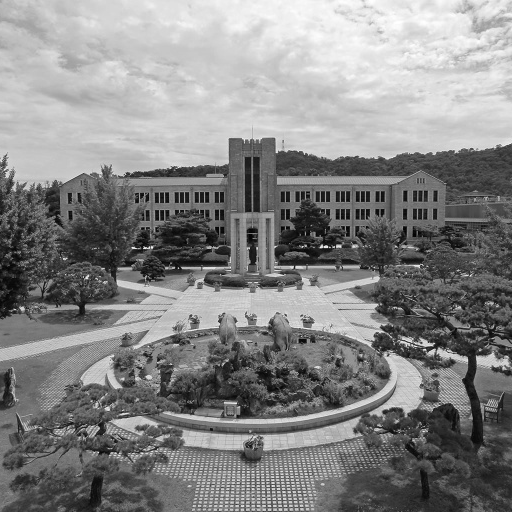
#> input picture 과제3/dgu_gray.png, 512 x 512 px
$ python assignment3.py
#> lines starting #> are read from the running program, lines starting #| are printed output that depends on the picture
import numpy as np
import cv2

image = cv2.imread('dgu_gray.png')
#> image is the input picture: shape (512, 512, 3); min 1, max 255, mean 133.5
gray_image = cv2.cvtColor(image, cv2.COLOR_BGR2GRAY)
n, m = gray_image.shape
#> n = 512; m = 512

# Sobel 필터 정의
Gx = np.array([[-1, 0, 1],
               [-2, 0, 2],
               [-1, 0, 1]])
Gy = np.array([[-1, -2, -1],
               [0, 0, 0], [1, 2, 1]])

# 필터 적용 및 sobel edge 적용
edge_image = np.zeros((n-2, m-2)) # 빈 numpy 배열 생성
for row in range(1, n-1):
    for col in range(1, m-1):
        input_pixels = gray_image[row-1:row+2, col-1:col+2] # 현 픽셀 기준 3x3 픽셀 선택해 필터 적용
        Ix = (np.sum(Gx * input_pixels)) # horizontal direction 계산
        Iy = (np.sum(Gy * input_pixels)) # vertical direction 계산
        edge_score = np.abs((Ix**2 + Iy**2)**0.5) # overall gradient edge magnitude 계산
        edge_image[row-1, col-1] = edge_score
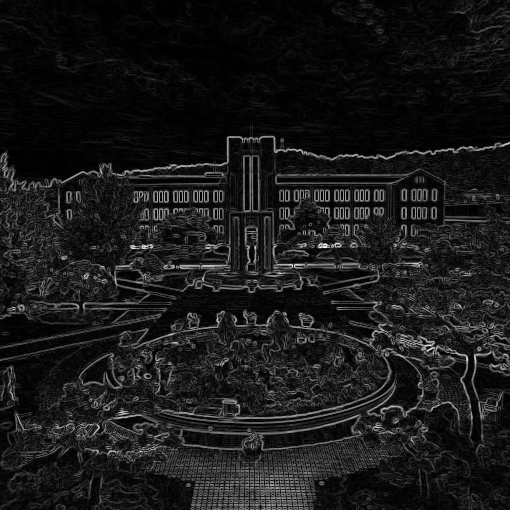
#> edge_image: shape (510, 510) float64; min 0, max 857.6, mean 87.2; drawn with min black and max white

# 엣지 이미지 저장
cv2.imwrite('edge_result.jpg', edge_image)
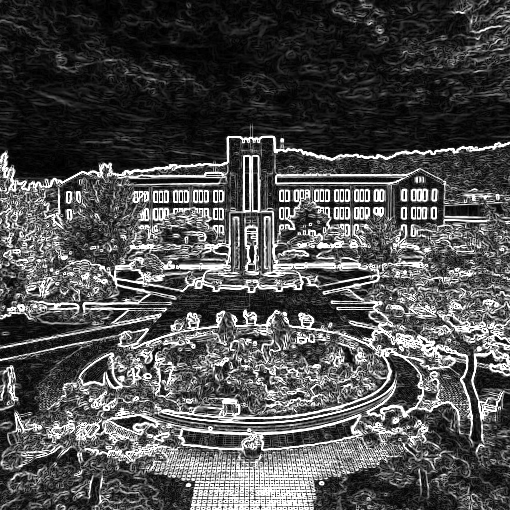
#> saved as edge_result.jpg: shape (510, 510); min 0, max 255, mean 78.8
